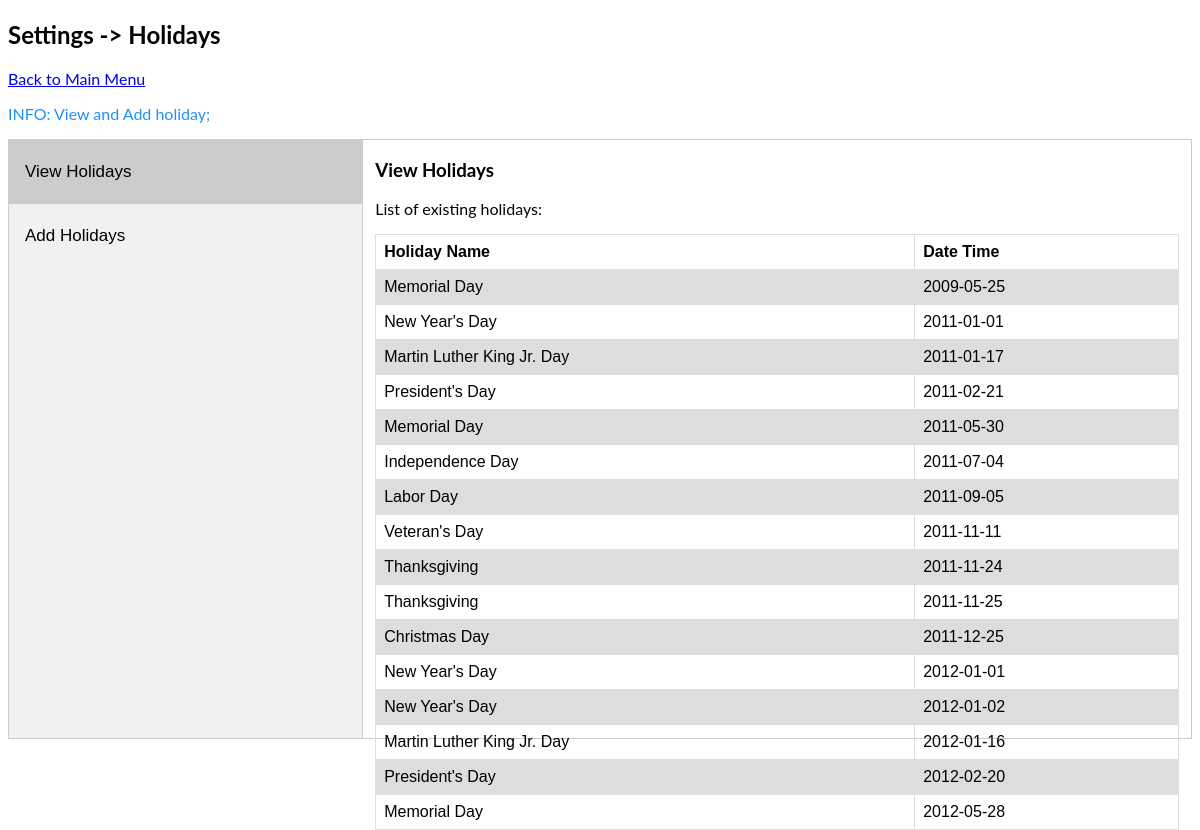
Page /Phase_3/PHP/editHoliday.php on the committed database.
### tables this page shows
CREATE TABLE Holiday (
    date_time           date                NOT NULL, 
    holiday_name        varchar(256)        NOT NULL, 
    PRIMARY KEY (date_time, holiday_name)
);

### Phase_3/PHP/editHoliday.php (the view, shortened to what this page needs)
<?php
    include_once 'dbHandler.php';
?>
<!DOCTYPE html>
<html>
<head>
</head>
<body>
    <h2>Settings -> Holidays</h2>
    <div>
        <p><a class="btn btn-primary btn-lg" href="index.php" role="button">Back to Main Menu</a></p>
    </div>
    <?php
        $fullUrl = "http://$_SERVER[HTTP_HOST]$_SERVER[REQUEST_URI]";
        if (strpos($fullUrl, "holiday=empty") == true) {
            echo "<p style=\"color:Red;\">WARNING: Find empty input(s);</p>";
        } elseif (strpos($fullUrl, "holiday=invalidDate") == true) {
            echo "<p  style=\"color:Tomato;\">ERROR: Invalid date input, use YYYY-mm-dd format;</p>";
        } elseif (strpos($fullUrl, "holiday=success_update") == true) {
            echo "<p style=\"color:DodgerBlue;\">INFO: Successfully update an existing holiday;</p>";
        } elseif (strpos($fullUrl, "holiday=success_add") == true) {
            echo "<p style=\"color:DodgerBlue;\">INFO: Successfully add a holiday;</p>";
        } else {
            echo "<p style=\"color:DodgerBlue;\">INFO: View and Add holiday;</p>";
        }
    ?>
    <div class="tab">
      <button class="tablinks" onclick="openTab(event, 'view')" id="defaultOpen">View Holidays</button>
      <button class="tablinks" onclick="openTab(event, 'add')">Add Holidays</button>
    </div>
    <div id="view" class="tabcontent">
      <h3>View Holidays</h3>
      <p>List of existing holidays: </p>
        <form>
            <?php
              $sql = "SELECT * FROM holiday;";
              $result = mysqli_query($dbConnect, $sql);
              $resultNum = mysqli_num_rows($result);
            ?>
            <table>
              <tr>
                <th>Holiday Name</th>
                <th>Date Time</th>
              </tr>
              <?php
                  if ($resultNum > 0) {
                      while ($row = mysqli_fetch_assoc($result)) {
                          $holidayName = $row['holiday_name'];
                          $holidayDate = $row['date_time'];
                          echo "<tr>";
                          echo "<td>$holidayName</td>";
                          echo "<td>$holidayDate</td>";
                          echo "</tr>";
                      }
                  }
              ?>
            </table>
        </form>
    </div>
</body>
</html>

### Phase_3/PHP/editHoliday.php (style rules this page uses)
* { box-sizing: border-box }
body { font-family: "Lato", sans-serif; }
.tab { float: left; border: 1px solid #ccc; background-color: #f1f1f1; width: 30%; height: 600px; }
.tab button { display: block; background-color: inherit; color: black; padding: 22px 16px; width: 100%; border: none; outline: none; text-align: left; cursor: pointer; transition: 0.3s; font-size: 17px; }
.tab button.active { background-color: #ccc; }
.tabcontent { float: left; padding: 0px 12px; border: 1px solid #ccc; width: 70%; border-left: none; height: 600px; }
table { font-family: arial, sans-serif; border-collapse: collapse; width: 100%; }
td, th { border: 1px solid #dddddd; text-align: left; padding: 8px; }
tr:nth-child(even) { background-color: #dddddd; }

### rows in the picture
holiday: holiday_name "Memorial Day", date_time "2009-05-25"
holiday: holiday_name "New Year's Day", date_time "2011-01-01"
holiday: holiday_name "Martin Luther King Jr. Day", date_time "2011-01-17"
holiday: holiday_name "President's Day", date_time "2011-02-21"
holiday: holiday_name "Memorial Day", date_time "2011-05-30"
holiday: holiday_name "Independence Day", date_time "2011-07-04"
holiday: holiday_name "Labor Day", date_time "2011-09-05"
holiday: holiday_name "Veteran's Day", date_time "2011-11-11"
holiday: holiday_name "Thanksgiving", date_time "2011-11-24"
holiday: holiday_name "Thanksgiving", date_time "2011-11-25"
holiday: holiday_name "Christmas Day", date_time "2011-12-25"
holiday: holiday_name "New Year's Day", date_time "2012-01-01"
holiday: holiday_name "New Year's Day", date_time "2012-01-02"
holiday: holiday_name "Martin Luther King Jr. Day", date_time "2012-01-16"
holiday: holiday_name "President's Day", date_time "2012-02-20"
holiday: holiday_name "Memorial Day", date_time "2012-05-28"
